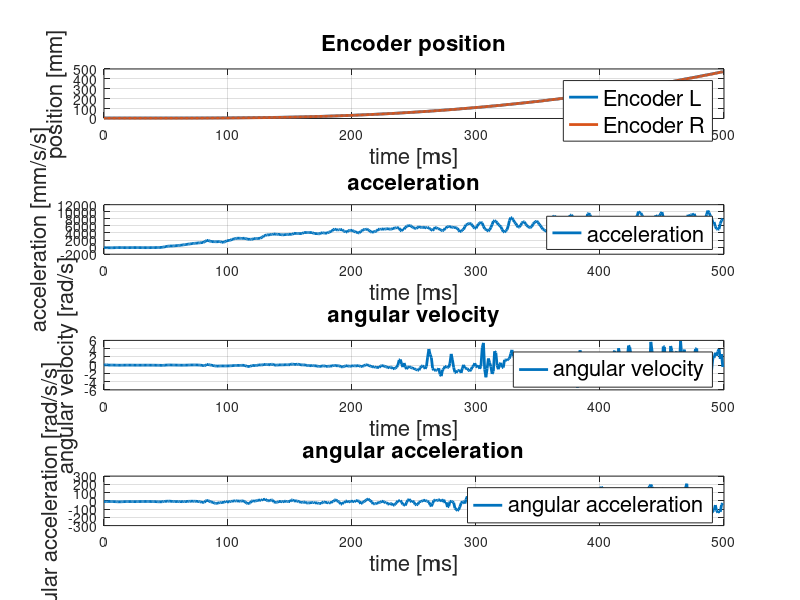
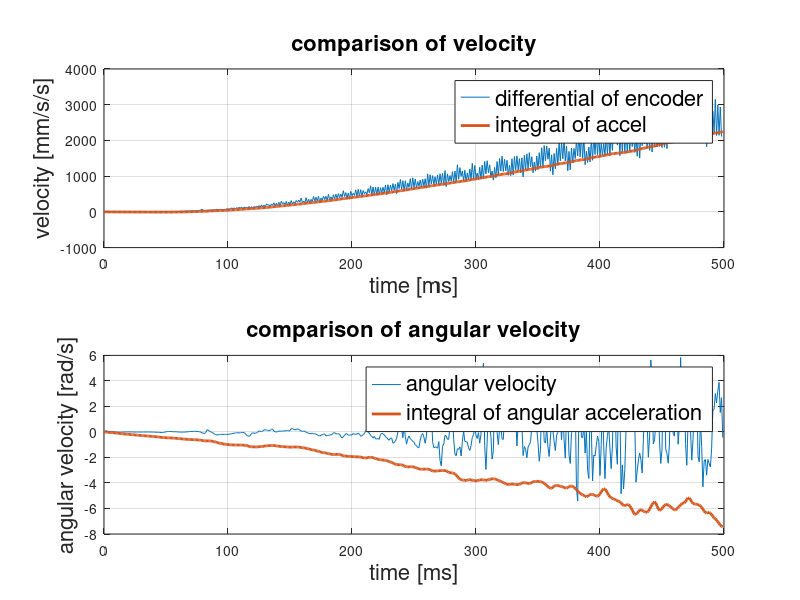

MATLAB code to generate these figures, in order:
rawdata = csvread('lamp500.csv');
rawdata = rawdata';
dt = 1e-3;
time = dt * 1:length(rawdata);
input = 4.0 * 1:length(rawdata) / 1024;
enc = rawdata(1:2, :);
omega = rawdata(3, :);
accel = rawdata(4, :);
domega = rawdata(5, :);

LineWidth = 2;
FontSize = 16;
figure(1);
subplot(4, 1, 1); hold off;
plot(time, enc, 'LineWidth', LineWidth); grid on;
legend({'Encoder L', 'Encoder R'}, 'FontSize', FontSize);
title('Encoder position', 'FontSize', FontSize);
xlabel('time [ms]', 'FontSize', FontSize);
ylabel('position [mm]', 'FontSize', FontSize);

subplot(4, 1, 2); hold off;
plot(time, accel, 'LineWidth', LineWidth); grid on;
legend({'acceleration'}, 'FontSize', FontSize);
title('acceleration', 'FontSize', FontSize);
xlabel('time [ms]', 'FontSize', FontSize);
ylabel('acceleration [mm/s/s]', 'FontSize', FontSize);

subplot(4, 1, 3); hold off;
plot(time, omega, 'LineWidth', LineWidth); grid on;
legend({'angular velocity'}, 'FontSize', FontSize);
title('angular velocity', 'FontSize', FontSize);
xlabel('time [ms]', 'FontSize', FontSize);
ylabel('angular velocity [rad/s]', 'FontSize', FontSize);

subplot(4, 1, 4); hold off;
plot(time, domega, 'LineWidth', LineWidth); grid on;
legend({'angular acceleration'}, 'FontSize', FontSize);
title('angular acceleration', 'FontSize', FontSize);
xlabel('time [ms]', 'FontSize', FontSize);
ylabel('angular acceleration [rad/s/s]', 'FontSize', FontSize);

diff_enc = (diff(enc(1, :))+diff(enc(2, :))) / dt / 2;
% diff_enc = (enc(:, 2:end) - enc(:, 1:end-1)) / dt;
int_accel = cumtrapz(accel) * dt;
% diff_domega = diff(omega);
int_domega= cumtrapz(domega) * dt;

figure(2);
subplot(2, 1, 1); hold off;
plot(time(1:end-1), diff_enc, time, int_accel, 'LineWidth', LineWidth); grid on;
legend({'differential of encoder', 'integral of accel'}, 'FontSize', FontSize);
title('comparison of velocity', 'FontSize', FontSize);
xlabel('time [ms]', 'FontSize', FontSize);
ylabel('velocity [mm/s/s]', 'FontSize', FontSize);

subplot(2, 1, 2); hold off;
plot(time, omega, time, int_domega, 'LineWidth', LineWidth); grid on;
legend({'angular velocity', 'integral of angular acceleration'}, 'FontSize', FontSize);
title('comparison of angular velocity', 'FontSize', FontSize);
xlabel('time [ms]', 'FontSize', FontSize);
ylabel('angular velocity [rad/s]', 'FontSize', FontSize);
